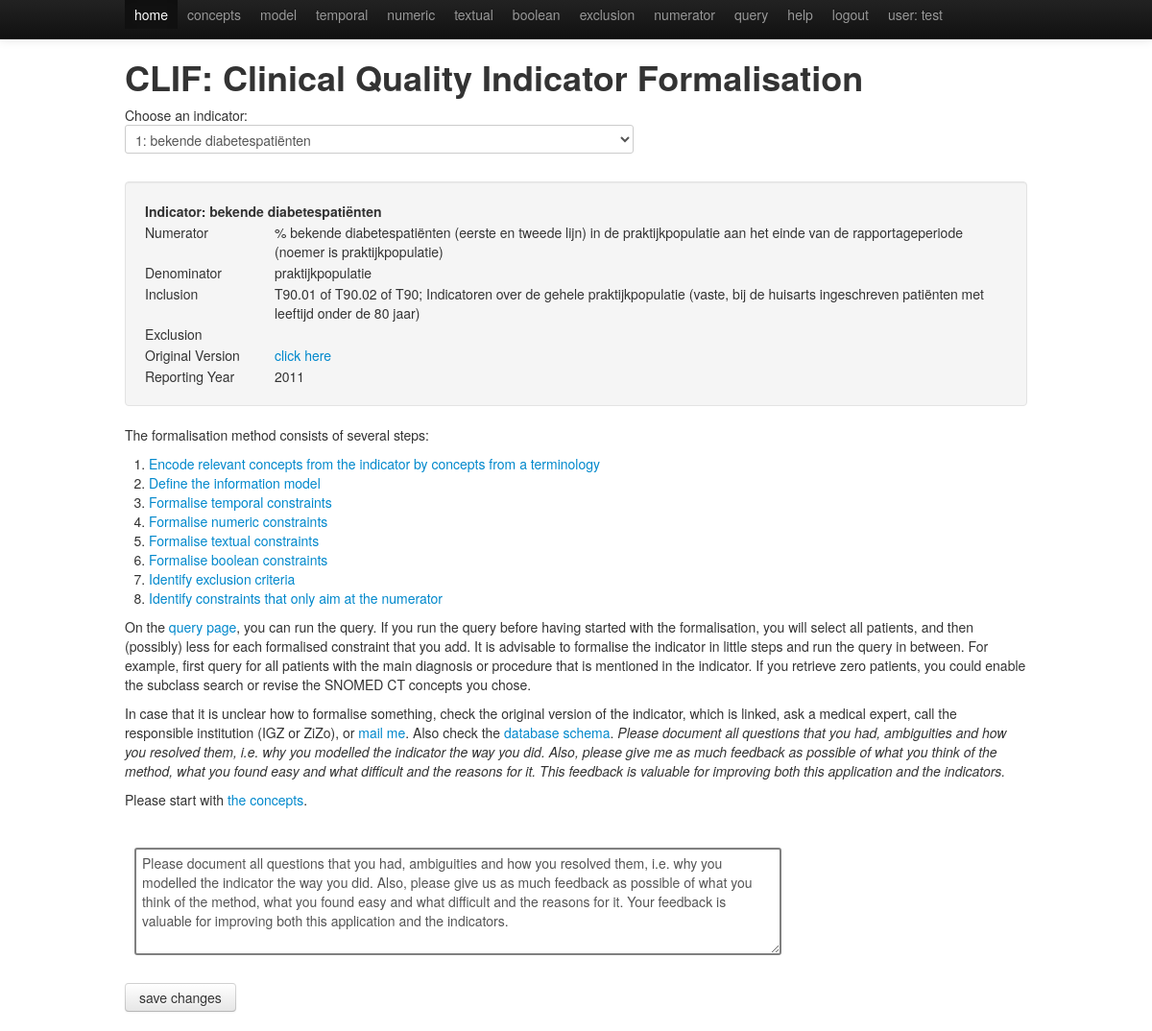
The app's page /index.php (signed in) with its own data.
### tables this page shows
CREATE TABLE IF NOT EXISTS `user` (
  `id` int(11) NOT NULL AUTO_INCREMENT,
  `firstname` varchar(20) NOT NULL,
  `password` varchar(20) NOT NULL,
  `selectedall` tinyint(1) NOT NULL,
  `insertedlymphcode` tinyint(1) NOT NULL,
  `definedimlne` tinyint(1) NOT NULL,
  `selectedlne` tinyint(1) NOT NULL,
  `definedimlne2010` tinyint(1) NOT NULL,
  `selectedlne2010` tinyint(1) NOT NULL,
  `unlocked` tinyint(1) NOT NULL,
  `unlock_date` datetime DEFAULT NULL,
  PRIMARY KEY (`id`)
);

CREATE TABLE IF NOT EXISTS `indicator` (
  `id` int(11) NOT NULL AUTO_INCREMENT,
  `domain` varchar(50) NOT NULL,
  `subdomain` varchar(50) NOT NULL,
  `number` varchar(50) NOT NULL,
  `reportingyear` int(11) NOT NULL,
  `type` varchar(50) NOT NULL,
  `link` varchar(200) NOT NULL,
  `title` varchar(500) NOT NULL,
  `numerator` varchar(500) NOT NULL,
  `denominator` varchar(1000) NOT NULL,
  `inclusion` varchar(1000) NOT NULL,
  `exclusion` varchar(500) NOT NULL,
  PRIMARY KEY (`id`)
);

### inc/util.inc (called while the page is built, shortened)
<?php
$commentcomment = "Please document all questions that you had, ambiguities and how you resolved them, i.e. why you modelled the indicator the way you did. Also, please give us as much feedback as possible of what you think of the method, what you found easy and what difficult and the reasons for it. Your feedback is valuable for improving both this application and the indicators.";
?>

### inc/indicator.inc (the view, shortened to what this page needs)
 Choose an indicator:
<div class="input">
	<form action="<?php echo $_SERVER['PHP_SELF'] ?>"
		name="indicatorForm" method="post">
		<select name="indicatorSelect"
			onchange="this.form.submit();" class="input-xxlarge shadow_slect">
			<?php
$indicatorid = $_SESSION['indicatorid'];
$indicators = mysqli_query($db_link, "SELECT * FROM indicator ORDER BY id");
while ($row = mysqli_fetch_array($indicators)) {
	$id = $row['id'];
	echo "<option value='$id'";
	if ($indicatorid == $id)
		echo (" selected='selected'");
	echo ">";
	echo $id . ": " . htmlspecialchars($row['title']);
	echo "</option>";
}
			?>
		</select>
	</form>
</div>
			<?php
$indicator = mysqli_query($db_link, "SELECT * FROM indicator WHERE id = '$indicatorid'") or die(mysql_error());
$indicatorrow = mysqli_fetch_array($indicator);
$reportingyear = $indicatorrow['reportingyear'];
$title = $indicatorrow['title'];
$numerator = $indicatorrow['numerator'];
$denominator = $indicatorrow['denominator'];
$inclusion = $indicatorrow['inclusion'];
$exclusion = $indicatorrow['exclusion'];
$original = $indicatorrow['link'];
			?>
<div class="well">
	<table style="width: 100%; text-align: left;">
		<tr valign="top">
			<td colspan="2"><b>Indicator: <?php echo $title; ?> </b></td>
		</tr>
		<tr valign="top">
			<td style="width: 15%;">Numerator</td>
			<td style="width: 85%;"><?php echo $numerator; ?></td>
		</tr>
		<tr valign="top">
			<td>Denominator</td>
			<td><?php echo $denominator; ?></td>
		</tr>
		<tr valign="top">
			<td>Inclusion</td>
			<td><?php echo $inclusion; ?></td>
		</tr>
		<tr valign="top">
			<td>Exclusion</td>
			<td><?php echo $exclusion; ?></td>
		</tr>
		<tr valign="top">
			<td>Original Version</td>
			<td><a href="<?php echo htmlspecialchars($original); ?>" target="_blank">click here</a>
			</td>
		</tr>
		<tr valign="top">
			<td>Reporting Year</td>
			<td><?php echo $reportingyear; ?></td>
		</tr>
	</table>
</div>

### index.php (shortened to what this page needs)
<?php
require_once 'inc/util.inc';
if (isset($_COOKIE['user'])) {
	$username = $_COOKIE['user'];
	$password = $_COOKIE['pass'];
	$db_link = mysqli_connect($db, $db_user, $db_pass);
	mysqli_query($db_link, "SET NAMES utf8");
	mysqli_query($db_link, "SET CHARACTER SET utf8");
	mysqli_query($db_link, "SET SESSION interactive_timeout=30");
	mysqli_select_db($db_link, $dbname);
	$user = mysqli_query($db_link, "SELECT * FROM user WHERE firstname = '$username'");
	while ($userinfo = mysqli_fetch_array($user)) {
		if ($password != $userinfo['password']) {
			header("Location: login.php");
			return;
		} else {
?>
<!DOCTYPE html PUBLIC "-//W3C//DTD XHTML 1.0 Transitional//EN" "http://www.w3.org/TR/xhtml1/DTD/xhtml1-transitional.dtd">
<html xmlns="http://www.w3.org/1999/xhtml" xml:lang="en" lang="en">
<head>
<link href="bootstrap/css/bootstrap.min.css" rel="stylesheet"></link>
</head>
<body>
	<?php include_once("inc/head.inc") ?>
	<div style="height: 50px"></div>
	 <div class="container">
		<h1>CLIF: Clinical Quality Indicator Formalisation</h1>
		<?php include("inc/indicator.inc") ?>
		<p>The formalisation method consists of several steps:</p>
		<ol>
		<li><a href="concepts.php">Encode relevant concepts from the indicator
					by concepts from a terminology</a>
			</li>
			<li><a href="informationmodel.php">Define the information model</a>
			</li>
			<li><a href="temporal.php">Formalise temporal constraints</a>
			</li>
			<li><a href="numeric.php">Formalise numeric constraints</a>
			</li>
			<li><a href="textual.php">Formalise textual constraints</a>
			</li>
			<li><a href="boolean.php">Formalise boolean constraints</a>
			</li>
			<li><a href="exclusion.php">Identify exclusion criteria</a>
			</li>
			<li><a href="numerator.php">Identify constraints that only aim at the
					numerator</a>
			</li>
		</ol>
			<p>On the <a href="query.php">query
				page</a>, you can run the query. If you run the query before having started
			with the formalisation, you will select all patients, and then
			(possibly) less for each formalised constraint that you add. It is
			advisable to formalise the indicator in little steps and run the
			query in between. For example, first query for all patients with the
			main diagnosis or procedure that is mentioned in the indicator. If
			you retrieve zero patients, you could enable the subclass search or revise the SNOMED CT concepts you chose.
		</p>
		<p>
			In case that it is unclear how to formalise something, check the
			original version of the indicator, which is linked, ask a medical
			expert, call the responsible institution (IGZ or ZiZo), or <a
				href="mailto:k.dentler@vu.nl">mail me</a>. Also check the <a
				target="_blank" href="schema/tables/Patient.html">database schema</a>.
			<i>Please document all questions that you had, ambiguities and how
				you resolved them, i.e. why you modelled the indicator the way you
				did. Also, please give me as much feedback as possible of what you
				think of the method, what you found easy and what difficult and the
				reasons for it. This feedback is valuable for improving both this
				application and the indicators. </i>
		</p>
		<p>
		<?php if (!(bool) $_SESSION['unlocked']) {
				echo "Before you start, you need to <a href='unlock.php'>unlock</a> the steps.";
			} else {
				echo "Please start with <a
				href='concepts.php'>the concepts</a>.";
			}
		?>
		</p>
		<?php include_once("inc/comment.inc") ?>
	</div>
</body>
</html>
<?php
		}
	}
} else {
	header("Location: login.php");
	return;
}
?>

### inc/head.inc
<?php
$basename = trim(basename($_SERVER['PHP_SELF']) . PHP_EOL);
?>
 <div class="navbar navbar-inverse navbar-fixed-top">
      <div class="navbar-inner">
        <div class="container">
          <div class="nav-collapse collapse">
            <ul class="nav">
             <li
	<?php if (strcmp($basename, 'index.php') == 0)
	echo " class='active'";
	?>><a
		href="index.php">home</a></li>
			<li
	<?php if (strcmp($basename, 'database.php') == 0)
	echo " class='active'";
	?>><a
		href="concepts.php">concepts</a></li>
            <li
	<?php if (strcmp($basename, 'informationmodel.php') == 0)
	echo " class='active'";
	?>><a
		href="informationmodel.php">model</a></li>
	<li
	<?php if (strcmp($basename, 'temporal.php') == 0)
	echo " class='active'";
	?>><a
		href="temporal.php">temporal</a></li>
	<li
	<?php if (strcmp($basename, 'numeric.php') == 0)
	echo " class='active'";
	?>><a
		href="numeric.php">numeric</a></li>
		<li
	<?php if (strcmp($basename, 'textual.php') == 0)
	echo " class='active'";
	?>><a
		href="textual.php">textual</a></li>
	<li
	<?php if (strcmp($basename, 'boolean.php') == 0)
	echo " class='active'";
	?>><a
		href="boolean.php">boolean</a></li>
	<li
	<?php if (strcmp($basename, 'exclusion.php') == 0)
	echo " class='active'";
	?>><a
		href="exclusion.php">exclusion</a></li>
	<li
	<?php if (strcmp($basename, 'numerator.php') == 0)
	echo " class='active'";
	?>><a
		href="numerator.php">numerator</a></li>
	<li
	<?php if (strcmp($basename, 'query.php') == 0)
	echo " class='active'";
	?>><a
		href="query.php">query</a></li>
	<li
	<?php if (strcmp($basename, 'database.php') == 0)
	echo " class='active'";
	?>><a
		href="help.php">help</a></li>
	<li
	<?php if (strcmp($basename, 'logout.php') == 0)
	echo " class='active'";
	?>><a
		href="logout.php">logout</a>
	</li>
	<li><a style="text-decoration: none; background-color: transparent"
		href="">user: <?php echo $username; ?> </a>
	</li>
            </ul>
          </div>
        </div>
      </div>
    </div>

### inc/comment.inc (shortened to what this page needs)
<div style="height: 30px"></div>
<div style="width: 100%; height: 30%; font-size: 0.8em; float: right">
	<form action="<?php echo $_SERVER['PHP_SELF'].'#comment'; ?>"
		method="post">
		<?php echo"<textarea class='xxlarge' id='textarea' name='comment' style='margin-left: 10px; width: 70%; border: 2px solid grey' rows='5' cols='100'>";if(!empty($comment)){echo$comment;}else{echo $commentcomment;}echo"</textarea>";?>
		<br /> <br />
		<button type="submit" class="btn small primary" name="submitComment"
			value="submit">save changes</button>
	</form>
</div>

### records on screen
user: indicator.title "bekende diabetespatiënten", indicator.numerator "% bekende diabetespatiënten (eerste en tweede lijn) in de praktijkpopulatie aan het einde van de rapportageperiode (noemer is praktijkpopulatie)", indicator.denominator "praktijkpopulatie", indicator.inclusion "T90.01 of T90.02 of T90; Indicatoren over de gehele praktijkpopulatie (vaste, bij de huisarts ingeschreven patiënten met leeftijd onder de 80 jaar)", indicator.reportingyear "2011"

### other values on screen
form field indicatorSelect "1: bekende diabetespatiënten"
